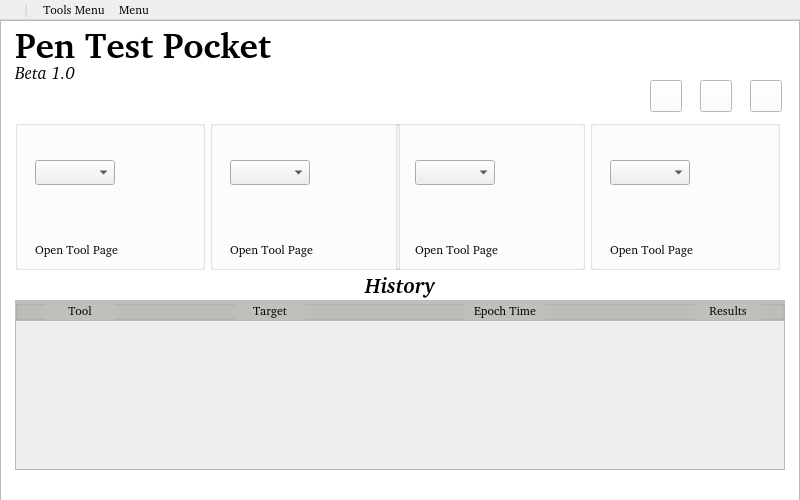
<?xml version="1.0" encoding="UTF-8"?>
<ui version="4.0">
 <class>PTP</class>
 <widget class="QMainWindow" name="PTP">
  <property name="windowModality">
   <enum>Qt::NonModal</enum>
  </property>
  <property name="enabled">
   <bool>true</bool>
  </property>
  <property name="geometry">
   <rect>
    <x>0</x>
    <y>0</y>
    <width>800</width>
    <height>500</height>
   </rect>
  </property>
  <property name="minimumSize">
   <size>
    <width>800</width>
    <height>500</height>
   </size>
  </property>
  <property name="maximumSize">
   <size>
    <width>1206</width>
    <height>683</height>
   </size>
  </property>
  <property name="font">
   <font>
    <family>Bitstream Charter</family>
   </font>
  </property>
  <property name="windowTitle">
   <string>PenTestPocket</string>
  </property>
  <property name="windowIcon">
   <iconset theme="Dark">
    <normaloff>.</normaloff>.</iconset>
  </property>
  <property name="whatsThis">
   <string/>
  </property>
  <property name="autoFillBackground">
   <bool>false</bool>
  </property>
  <property name="styleSheet">
   <string notr="true"/>
  </property>
  <property name="documentMode">
   <bool>false</bool>
  </property>
  <property name="tabShape">
   <enum>QTabWidget::Rounded</enum>
  </property>
  <widget class="QWidget" name="centralwidget">
   <property name="cursor">
    <cursorShape>ArrowCursor</cursorShape>
   </property>
   <property name="styleSheet">
    <string notr="true"/>
   </property>
   <widget class="QLabel" name="penTestPocketLabel">
    <property name="geometry">
     <rect>
      <x>15</x>
      <y>5</y>
      <width>261</width>
      <height>41</height>
     </rect>
    </property>
    <property name="font">
     <font>
      <family>Bitstream Charter</family>
      <pointsize>26</pointsize>
      <weight>75</weight>
      <bold>true</bold>
     </font>
    </property>
    <property name="text">
     <string>Pen Test Pocket</string>
    </property>
   </widget>
   <widget class="QLabel" name="penTestPocketLabel_Version">
    <property name="enabled">
     <bool>true</bool>
    </property>
    <property name="geometry">
     <rect>
      <x>15</x>
      <y>45</y>
      <width>131</width>
      <height>16</height>
     </rect>
    </property>
    <property name="font">
     <font>
      <family>Bitstream Charter</family>
      <pointsize>13</pointsize>
      <weight>50</weight>
      <italic>true</italic>
      <bold>false</bold>
     </font>
    </property>
    <property name="text">
     <string>Beta 1.0</string>
    </property>
   </widget>
   <widget class="QGraphicsView" name="background">
    <property name="enabled">
     <bool>true</bool>
    </property>
    <property name="geometry">
     <rect>
      <x>0</x>
      <y>0</y>
      <width>800</width>
      <height>500</height>
     </rect>
    </property>
   </widget>
   <widget class="QPushButton" name="terminalButton">
    <property name="geometry">
     <rect>
      <x>750</x>
      <y>60</y>
      <width>32</width>
      <height>32</height>
     </rect>
    </property>
    <property name="cursor">
     <cursorShape>PointingHandCursor</cursorShape>
    </property>
    <property name="toolTip">
     <string>Open Terminal</string>
    </property>
    <property name="styleSheet">
     <string notr="true">background-color: rgb(255, 255, 255);
</string>
    </property>
    <property name="text">
     <string/>
    </property>
    <property name="icon">
     <iconset>
      <normaloff>../src/icons/tempTerminal.png</normaloff>../src/icons/tempTerminal.png</iconset>
    </property>
    <property name="iconSize">
     <size>
      <width>20</width>
      <height>20</height>
     </size>
    </property>
   </widget>
   <widget class="QPushButton" name="changePinsButton">
    <property name="geometry">
     <rect>
      <x>650</x>
      <y>60</y>
      <width>32</width>
      <height>32</height>
     </rect>
    </property>
    <property name="cursor">
     <cursorShape>PointingHandCursor</cursorShape>
    </property>
    <property name="toolTip">
     <string>Change pinned Tools</string>
    </property>
    <property name="styleSheet">
     <string notr="true">background-color: rgb(255, 255, 255);</string>
    </property>
    <property name="text">
     <string/>
    </property>
    <property name="icon">
     <iconset>
      <normaloff>../src/icons/tempPin.png</normaloff>../src/icons/tempPin.png</iconset>
    </property>
    <property name="iconSize">
     <size>
      <width>20</width>
      <height>20</height>
     </size>
    </property>
   </widget>
   <widget class="QPushButton" name="logButton">
    <property name="enabled">
     <bool>true</bool>
    </property>
    <property name="geometry">
     <rect>
      <x>700</x>
      <y>60</y>
      <width>32</width>
      <height>32</height>
     </rect>
    </property>
    <property name="cursor">
     <cursorShape>PointingHandCursor</cursorShape>
    </property>
    <property name="toolTip">
     <string>Open User Logs</string>
    </property>
    <property name="styleSheet">
     <string notr="true">background-color: rgb(255, 255, 255);</string>
    </property>
    <property name="text">
     <string/>
    </property>
    <property name="icon">
     <iconset>
      <normaloff>../src/icons/tempLogs.png</normaloff>../src/icons/tempLogs.png</iconset>
    </property>
    <property name="iconSize">
     <size>
      <width>20</width>
      <height>20</height>
     </size>
    </property>
   </widget>
   <widget class="QGroupBox" name="pinnedToolOne">
    <property name="geometry">
     <rect>
      <x>15</x>
      <y>100</y>
      <width>190</width>
      <height>150</height>
     </rect>
    </property>
    <property name="toolTip">
     <string/>
    </property>
    <property name="title">
     <string/>
    </property>
    <widget class="QComboBox" name="pinnedToolOneSelector">
     <property name="geometry">
      <rect>
       <x>20</x>
       <y>40</y>
       <width>80</width>
       <height>25</height>
      </rect>
     </property>
     <property name="toolTip">
      <string/>
     </property>
    </widget>
    <widget class="QLabel" name="advancedSettingsOne">
     <property name="geometry">
      <rect>
       <x>20</x>
       <y>120</y>
       <width>111</width>
       <height>19</height>
      </rect>
     </property>
     <property name="cursor">
      <cursorShape>PointingHandCursor</cursorShape>
     </property>
     <property name="text">
      <string>Open Tool Page</string>
     </property>
    </widget>
   </widget>
   <widget class="QGroupBox" name="pinnedToolThree">
    <property name="geometry">
     <rect>
      <x>395</x>
      <y>100</y>
      <width>190</width>
      <height>150</height>
     </rect>
    </property>
    <property name="toolTip">
     <string/>
    </property>
    <property name="title">
     <string/>
    </property>
    <widget class="QComboBox" name="pinnedToolThreeSelector">
     <property name="geometry">
      <rect>
       <x>20</x>
       <y>40</y>
       <width>80</width>
       <height>25</height>
      </rect>
     </property>
    </widget>
    <widget class="QLabel" name="advancedSettingsThree">
     <property name="geometry">
      <rect>
       <x>20</x>
       <y>120</y>
       <width>111</width>
       <height>19</height>
      </rect>
     </property>
     <property name="cursor">
      <cursorShape>PointingHandCursor</cursorShape>
     </property>
     <property name="text">
      <string>Open Tool Page</string>
     </property>
    </widget>
   </widget>
   <widget class="QGroupBox" name="pinnedToolTwo">
    <property name="geometry">
     <rect>
      <x>210</x>
      <y>100</y>
      <width>190</width>
      <height>150</height>
     </rect>
    </property>
    <property name="toolTip">
     <string/>
    </property>
    <property name="title">
     <string/>
    </property>
    <widget class="QComboBox" name="pinnedToolTwoSelector">
     <property name="geometry">
      <rect>
       <x>20</x>
       <y>40</y>
       <width>80</width>
       <height>25</height>
      </rect>
     </property>
    </widget>
    <widget class="QLabel" name="advancedSettingsTwo">
     <property name="geometry">
      <rect>
       <x>20</x>
       <y>120</y>
       <width>111</width>
       <height>19</height>
      </rect>
     </property>
     <property name="cursor">
      <cursorShape>PointingHandCursor</cursorShape>
     </property>
     <property name="text">
      <string>Open Tool Page</string>
     </property>
    </widget>
   </widget>
   <widget class="QGroupBox" name="pinnedToolFour">
    <property name="geometry">
     <rect>
      <x>590</x>
      <y>100</y>
      <width>190</width>
      <height>150</height>
     </rect>
    </property>
    <property name="toolTip">
     <string/>
    </property>
    <property name="title">
     <string/>
    </property>
    <widget class="QComboBox" name="pinnedToolFourSelector">
     <property name="geometry">
      <rect>
       <x>20</x>
       <y>40</y>
       <width>80</width>
       <height>25</height>
      </rect>
     </property>
    </widget>
    <widget class="QLabel" name="advancedSettingsFour">
     <property name="geometry">
      <rect>
       <x>20</x>
       <y>120</y>
       <width>111</width>
       <height>19</height>
      </rect>
     </property>
     <property name="cursor">
      <cursorShape>PointingHandCursor</cursorShape>
     </property>
     <property name="text">
      <string>Open Tool Page</string>
     </property>
    </widget>
   </widget>
   <widget class="QGroupBox" name="historySection">
    <property name="geometry">
     <rect>
      <x>15</x>
      <y>250</y>
      <width>770</width>
      <height>200</height>
     </rect>
    </property>
    <property name="font">
     <font>
      <family>Bitstream Charter</family>
      <pointsize>16</pointsize>
      <weight>75</weight>
      <italic>true</italic>
      <bold>true</bold>
     </font>
    </property>
    <property name="title">
     <string>History</string>
    </property>
    <property name="alignment">
     <set>Qt::AlignCenter</set>
    </property>
    <property name="flat">
     <bool>false</bool>
    </property>
    <property name="checkable">
     <bool>false</bool>
    </property>
    <widget class="QGroupBox" name="historyHeader">
     <property name="geometry">
      <rect>
       <x>0</x>
       <y>30</y>
       <width>770</width>
       <height>20</height>
      </rect>
     </property>
     <property name="cursor">
      <cursorShape>ArrowCursor</cursorShape>
     </property>
     <property name="styleSheet">
      <string notr="true">background-color: rgb(192, 191, 188);</string>
     </property>
     <property name="title">
      <string/>
     </property>
     <widget class="QLabel" name="toolNameLabel">
      <property name="geometry">
       <rect>
        <x>30</x>
        <y>0</y>
        <width>70</width>
        <height>20</height>
       </rect>
      </property>
      <property name="font">
       <font>
        <family>Bitstream Charter</family>
        <pointsize>9</pointsize>
       </font>
      </property>
      <property name="toolTip">
       <string>Tool Name Column</string>
      </property>
      <property name="text">
       <string>Tool</string>
      </property>
      <property name="alignment">
       <set>Qt::AlignCenter</set>
      </property>
     </widget>
     <widget class="QLabel" name="targetLabel">
      <property name="geometry">
       <rect>
        <x>220</x>
        <y>0</y>
        <width>70</width>
        <height>20</height>
       </rect>
      </property>
      <property name="font">
       <font>
        <family>Bitstream Charter</family>
        <pointsize>9</pointsize>
       </font>
      </property>
      <property name="toolTip">
       <string>Entry variable (IP address, binary, etc.)</string>
      </property>
      <property name="text">
       <string>Target</string>
      </property>
      <property name="alignment">
       <set>Qt::AlignCenter</set>
      </property>
     </widget>
     <widget class="QLabel" name="epochLabel">
      <property name="geometry">
       <rect>
        <x>450</x>
        <y>0</y>
        <width>80</width>
        <height>20</height>
       </rect>
      </property>
      <property name="font">
       <font>
        <family>Bitstream Charter</family>
        <pointsize>9</pointsize>
       </font>
      </property>
      <property name="toolTip">
       <string>The Epoch time of this test</string>
      </property>
      <property name="text">
       <string>Epoch Time</string>
      </property>
      <property name="alignment">
       <set>Qt::AlignCenter</set>
      </property>
     </widget>
     <widget class="QLabel" name="resultsLabel">
      <property name="geometry">
       <rect>
        <x>680</x>
        <y>0</y>
        <width>66</width>
        <height>20</height>
       </rect>
      </property>
      <property name="font">
       <font>
        <family>Bitstream Charter</family>
        <pointsize>9</pointsize>
       </font>
      </property>
      <property name="toolTip">
       <string>Link to result of execution</string>
      </property>
      <property name="text">
       <string>Results</string>
      </property>
      <property name="alignment">
       <set>Qt::AlignCenter</set>
      </property>
     </widget>
    </widget>
    <widget class="QScrollArea" name="historyDataSection">
     <property name="geometry">
      <rect>
       <x>0</x>
       <y>50</y>
       <width>770</width>
       <height>150</height>
      </rect>
     </property>
     <property name="widgetResizable">
      <bool>true</bool>
     </property>
     <widget class="QWidget" name="scrollAreaWidgetContents">
      <property name="geometry">
       <rect>
        <x>0</x>
        <y>0</y>
        <width>768</width>
        <height>148</height>
       </rect>
      </property>
     </widget>
    </widget>
   </widget>
   <zorder>background</zorder>
   <zorder>penTestPocketLabel</zorder>
   <zorder>penTestPocketLabel_Version</zorder>
   <zorder>terminalButton</zorder>
   <zorder>changePinsButton</zorder>
   <zorder>logButton</zorder>
   <zorder>pinnedToolOne</zorder>
   <zorder>pinnedToolThree</zorder>
   <zorder>pinnedToolTwo</zorder>
   <zorder>pinnedToolFour</zorder>
   <zorder>historySection</zorder>
  </widget>
  <widget class="QMenuBar" name="menuBar">
   <property name="geometry">
    <rect>
     <x>0</x>
     <y>0</y>
     <width>800</width>
     <height>24</height>
    </rect>
   </property>
   <property name="defaultUp">
    <bool>false</bool>
   </property>
   <widget class="QMenu" name="menuTools">
    <property name="enabled">
     <bool>true</bool>
    </property>
    <property name="title">
     <string>Tools Menu</string>
    </property>
    <widget class="QMenu" name="menuService_Scanning">
     <property name="enabled">
      <bool>true</bool>
     </property>
     <property name="title">
      <string>Service Scanning</string>
     </property>
     <property name="separatorsCollapsible">
      <bool>false</bool>
     </property>
     <addaction name="actionNmap"/>
     <addaction name="actionNetcat"/>
     <addaction name="actionSMBClient"/>
     <addaction name="actionSNMPWalk"/>
     <addaction name="actiononesixtyone"/>
    </widget>
    <widget class="QMenu" name="menuWeb_Enumeration">
     <property name="title">
      <string>Web Enumeration</string>
     </property>
     <addaction name="actionGobuster"/>
     <addaction name="actioncurl"/>
     <addaction name="actionWhatweb"/>
    </widget>
    <widget class="QMenu" name="menuPublic_Exploits">
     <property name="title">
      <string>Public Exploits</string>
     </property>
     <addaction name="actionMetasploit"/>
     <addaction name="actionSearchsploit"/>
    </widget>
    <widget class="QMenu" name="menuPassword_Cracking">
     <property name="title">
      <string>Password Cracking</string>
     </property>
     <addaction name="actionHashcat"/>
     <addaction name="actionJohn_the_Ripper"/>
    </widget>
    <widget class="QMenu" name="menuHashing">
     <property name="title">
      <string>Hashing</string>
     </property>
     <addaction name="actionSHA_1"/>
     <addaction name="actionSHA_256"/>
     <addaction name="actionMD5"/>
     <addaction name="actionCRC_32"/>
     <addaction name="actionRIPEMD_160"/>
     <addaction name="actionShake_256"/>
    </widget>
    <widget class="QMenu" name="menuEncoding_Decoding">
     <property name="title">
      <string>Encoding/Decoding</string>
     </property>
     <widget class="QMenu" name="menuHexadecimal_to">
      <property name="title">
       <string>Hexadecimal to..</string>
      </property>
      <addaction name="actionHextoBin"/>
      <addaction name="actionHextoDec"/>
      <addaction name="actionHextoBase64"/>
      <addaction name="actionHextoText"/>
     </widget>
     <widget class="QMenu" name="menuBinary_to">
      <property name="title">
       <string>Binary to..</string>
      </property>
      <addaction name="actionBintoHex"/>
      <addaction name="actionBintoDec"/>
      <addaction name="actionBintoBase64"/>
      <addaction name="actionBintoText"/>
     </widget>
     <widget class="QMenu" name="menuDecimal_to">
      <property name="title">
       <string>Decimal to..</string>
      </property>
      <addaction name="actionDectoBin"/>
      <addaction name="actionDectoHex"/>
      <addaction name="actionDectoBase64"/>
      <addaction name="actionDectoText"/>
     </widget>
     <widget class="QMenu" name="menuBase64_to">
      <property name="title">
       <string>Base64 to..</string>
      </property>
      <addaction name="actionBase64toBin"/>
      <addaction name="actionBase64toHex"/>
      <addaction name="actionBase64toDec"/>
      <addaction name="actionBase64toText"/>
     </widget>
     <widget class="QMenu" name="menuText_to">
      <property name="title">
       <string>Text to..</string>
      </property>
      <addaction name="actionTexttoBin"/>
      <addaction name="actionTexttoHex"/>
      <addaction name="actionTexttoDec"/>
      <addaction name="actionTexttoBase64"/>
     </widget>
     <addaction name="menuBinary_to"/>
     <addaction name="menuHexadecimal_to"/>
     <addaction name="menuDecimal_to"/>
     <addaction name="menuBase64_to"/>
     <addaction name="menuText_to"/>
    </widget>
    <addaction name="menuService_Scanning"/>
    <addaction name="separator"/>
    <addaction name="menuWeb_Enumeration"/>
    <addaction name="separator"/>
    <addaction name="menuPublic_Exploits"/>
    <addaction name="separator"/>
    <addaction name="menuPassword_Cracking"/>
    <addaction name="separator"/>
    <addaction name="menuEncoding_Decoding"/>
    <addaction name="separator"/>
    <addaction name="menuHashing"/>
   </widget>
   <widget class="QMenu" name="menuMenu">
    <property name="title">
     <string>Menu</string>
    </property>
    <widget class="QMenu" name="menuDisplay">
     <property name="title">
      <string>Display</string>
     </property>
     <addaction name="actionTheme"/>
     <addaction name="actionFullscreen"/>
    </widget>
    <widget class="QMenu" name="menuSound">
     <property name="title">
      <string>Sound</string>
     </property>
     <addaction name="actionNotification_Sounds"/>
     <addaction name="actionMaster_Volume"/>
    </widget>
    <widget class="QMenu" name="menuTerminal_Settings">
     <property name="title">
      <string>Terminal Settings</string>
     </property>
     <addaction name="actionBackground_Color"/>
     <addaction name="actionText_Color"/>
     <addaction name="actionFont"/>
    </widget>
    <addaction name="menuDisplay"/>
    <addaction name="separator"/>
    <addaction name="menuSound"/>
    <addaction name="separator"/>
    <addaction name="menuTerminal_Settings"/>
   </widget>
   <widget class="QMenu" name="menuSettings">
    <property name="focusPolicy">
     <enum>Qt::NoFocus</enum>
    </property>
    <property name="toolTip">
     <string>Settings</string>
    </property>
    <property name="title">
     <string/>
    </property>
    <property name="icon">
     <iconset>
      <normaloff>../src/icons/tempSettings.png</normaloff>../src/icons/tempSettings.png</iconset>
    </property>
    <addaction name="actionChange_Log"/>
    <addaction name="actionHelp"/>
   </widget>
   <widget class="QMenu" name="menuBarSeperator">
    <property name="enabled">
     <bool>false</bool>
    </property>
    <property name="title">
     <string>|</string>
    </property>
   </widget>
   <addaction name="menuSettings"/>
   <addaction name="menuBarSeperator"/>
   <addaction name="menuTools"/>
   <addaction name="menuMenu"/>
  </widget>
  <action name="actiontool1">
   <property name="text">
    <string>tool1</string>
   </property>
  </action>
  <action name="actionsettings">
   <property name="icon">
    <iconset>
     <normaloff>../src/icons/tempSettings.png</normaloff>../src/icons/tempSettings.png</iconset>
   </property>
   <property name="text">
    <string>settings</string>
   </property>
   <property name="toolTip">
    <string>Open the settings window</string>
   </property>
  </action>
  <action name="actionNmap">
   <property name="text">
    <string>Nmap</string>
   </property>
  </action>
  <action name="actionNetcat">
   <property name="text">
    <string>Netcat</string>
   </property>
  </action>
  <action name="actionSMBClient">
   <property name="text">
    <string>SMBClient</string>
   </property>
  </action>
  <action name="actionSNMPWalk">
   <property name="text">
    <string>SNMPWalk</string>
   </property>
  </action>
  <action name="actiononesixtyone">
   <property name="text">
    <string>onesixtyone</string>
   </property>
  </action>
  <action name="actionGobuster">
   <property name="text">
    <string>Gobuster</string>
   </property>
  </action>
  <action name="actioncurl">
   <property name="text">
    <string>curl</string>
   </property>
  </action>
  <action name="actionWhatweb">
   <property name="text">
    <string>Whatweb</string>
   </property>
  </action>
  <action name="actionMetasploit">
   <property name="text">
    <string>Metasploit</string>
   </property>
  </action>
  <action name="actionSearchsploit">
   <property name="text">
    <string>Searchsploit</string>
   </property>
  </action>
  <action name="actionHashcat">
   <property name="text">
    <string>Hashcat</string>
   </property>
  </action>
  <action name="actionJohn_the_Ripper">
   <property name="text">
    <string>John the Ripper</string>
   </property>
  </action>
  <action name="actionBintoHex">
   <property name="text">
    <string>Hexadecimal</string>
   </property>
   <property name="iconText">
    <string>Hexadecimal</string>
   </property>
   <property name="toolTip">
    <string>Binary -&gt; Hexadecimal</string>
   </property>
  </action>
  <action name="actionBintoDec">
   <property name="text">
    <string>Decimal</string>
   </property>
   <property name="toolTip">
    <string>Binary -&gt; Decimal</string>
   </property>
  </action>
  <action name="actionBintoBase64">
   <property name="text">
    <string>Base64</string>
   </property>
   <property name="toolTip">
    <string>Binary -&gt; Base64</string>
   </property>
  </action>
  <action name="actionBintoText">
   <property name="text">
    <string>Text</string>
   </property>
   <property name="toolTip">
    <string>Binary -&gt; Text</string>
   </property>
  </action>
  <action name="actionBintoUTF">
   <property name="text">
    <string>UTF</string>
   </property>
   <property name="toolTip">
    <string>Binary -&gt; UTF</string>
   </property>
  </action>
  <action name="actionHextoBin">
   <property name="text">
    <string>Binary</string>
   </property>
   <property name="toolTip">
    <string>Hexadecimal -&gt; Binary</string>
   </property>
  </action>
  <action name="actionHextoDec">
   <property name="text">
    <string>Decimal</string>
   </property>
   <property name="toolTip">
    <string>Hexadecimal -&gt; Decimal</string>
   </property>
  </action>
  <action name="actionHextoBase64">
   <property name="text">
    <string>Base64</string>
   </property>
   <property name="toolTip">
    <string>Hexadecimal -&gt; Base64</string>
   </property>
  </action>
  <action name="actionHextoText">
   <property name="text">
    <string>Text</string>
   </property>
   <property name="toolTip">
    <string>Hexadecimal -&gt; Text</string>
   </property>
  </action>
  <action name="actionHextoUTF">
   <property name="text">
    <string>UTF</string>
   </property>
   <property name="toolTip">
    <string>Hexadecimal -&gt; UTF</string>
   </property>
  </action>
  <action name="actionDectoBin">
   <property name="text">
    <string>Binary</string>
   </property>
   <property name="toolTip">
    <string>Decimal -&gt; Binary</string>
   </property>
  </action>
  <action name="actionDectoHex">
   <property name="text">
    <string>Hexadecimal</string>
   </property>
   <property name="toolTip">
    <string>Decimal -&gt; Hexadecimal</string>
   </property>
  </action>
  <action name="actionDectoBase64">
   <property name="text">
    <string>Base64</string>
   </property>
   <property name="toolTip">
    <string>Decimal -&gt; Base64</string>
   </property>
  </action>
  <action name="actionDectoText">
   <property name="text">
    <string>Text</string>
   </property>
   <property name="toolTip">
    <string>Decimal -&gt; Text</string>
   </property>
  </action>
  <action name="actionDectoUTF">
   <property name="text">
    <string>UTF</string>
   </property>
   <property name="toolTip">
    <string>Decimal -&gt; UTF</string>
   </property>
  </action>
  <action name="actionBase64toBin">
   <property name="text">
    <string>Binary</string>
   </property>
   <property name="toolTip">
    <string>Base64 -&gt; Binary</string>
   </property>
  </action>
  <action name="actionBase64toHex">
   <property name="text">
    <string>Hexadecimal</string>
   </property>
   <property name="toolTip">
    <string>Base64 -&gt; Hexadecimal</string>
   </property>
  </action>
  <action name="actionBase64toDec">
   <property name="text">
    <string>Decimal</string>
   </property>
   <property name="toolTip">
    <string>Base64 -&gt; Decimal</string>
   </property>
  </action>
  <action name="actionBase64toText">
   <property name="text">
    <string>Text</string>
   </property>
   <property name="toolTip">
    <string>Base64 -&gt; Text</string>
   </property>
  </action>
  <action name="actionBase64toUTF">
   <property name="text">
    <string>UTF</string>
   </property>
   <property name="toolTip">
    <string>Base64 -&gt; UTF</string>
   </property>
  </action>
  <action name="actionTexttoBin">
   <property name="text">
    <string>Binary</string>
   </property>
   <property name="toolTip">
    <string>Text -&gt; Binary</string>
   </property>
  </action>
  <action name="actionTexttoHex">
   <property name="text">
    <string>Hexadecimal</string>
   </property>
   <property name="toolTip">
    <string>Text -&gt; Hexadecimal</string>
   </property>
  </action>
  <action name="actionTexttoDec">
   <property name="text">
    <string>Decimal</string>
   </property>
   <property name="toolTip">
    <string>Text -&gt; Decimal</string>
   </property>
  </action>
  <action name="actionTexttoBase64">
   <property name="text">
    <string>Base64</string>
   </property>
   <property name="toolTip">
    <string>Text -&gt; Base64</string>
   </property>
  </action>
  <action name="actionASCIItoUTF">
   <property name="text">
    <string>UTF</string>
   </property>
   <property name="toolTip">
    <string>ASCII -&gt; UTF</string>
   </property>
  </action>
  <action name="actionUTFtoBin">
   <property name="text">
    <string>Binary</string>
   </property>
   <property name="toolTip">
    <string>UTF -&gt; Binary</string>
   </property>
  </action>
  <action name="actionUTFtoHex">
   <property name="text">
    <string>Hexadecimal</string>
   </property>
   <property name="toolTip">
    <string>UTF -&gt; Hexadecimal</string>
   </property>
  </action>
  <action name="actionUTFtoDec">
   <property name="text">
    <string>Decimal</string>
   </property>
   <property name="toolTip">
    <string>UTF -&gt; Decimal</string>
   </property>
  </action>
  <action name="actionUTFtoBase64">
   <property name="text">
    <string>Base64</string>
   </property>
   <property name="toolTip">
    <string>UTF -&gt; Base64</string>
   </property>
  </action>
  <action name="actionUTFtoASCII">
   <property name="text">
    <string>ASCII</string>
   </property>
   <property name="toolTip">
    <string>UTF -&gt; ASCII</string>
   </property>
  </action>
  <action name="actionSHA_1">
   <property name="text">
    <string>SHA-1</string>
   </property>
  </action>
  <action name="actionSHA_256">
   <property name="text">
    <string>SHA-256</string>
   </property>
  </action>
  <action name="actionMD5">
   <property name="text">
    <string>MD5</string>
   </property>
  </action>
  <action name="actionCRC_32">
   <property name="text">
    <string>CRC-32</string>
   </property>
  </action>
  <action name="actionRIPEMD_160">
   <property name="text">
    <string>RIPEMD-160</string>
   </property>
  </action>
  <action name="actionShake_256">
   <property name="text">
    <string>Shake256</string>
   </property>
  </action>
  <action name="actionChange_Log">
   <property name="text">
    <string>Change Log</string>
   </property>
  </action>
  <action name="actionHelp">
   <property name="text">
    <string>Help</string>
   </property>
  </action>
  <action name="actionTheme">
   <property name="text">
    <string>Theme</string>
   </property>
  </action>
  <action name="actionFullscreen">
   <property name="text">
    <string>Fullscreen</string>
   </property>
  </action>
  <action name="actionNotification_Sounds">
   <property name="text">
    <string>Notification Sounds</string>
   </property>
  </action>
  <action name="actionMaster_Volume">
   <property name="text">
    <string>Master Volume</string>
   </property>
  </action>
  <action name="actionBackground_Color">
   <property name="text">
    <string>Background Color</string>
   </property>
  </action>
  <action name="actionText_Color">
   <property name="text">
    <string>Text Color</string>
   </property>
  </action>
  <action name="actionFont">
   <property name="text">
    <string>Font</string>
   </property>
  </action>
 </widget>
 <resources/>
 <connections/>
</ui>
